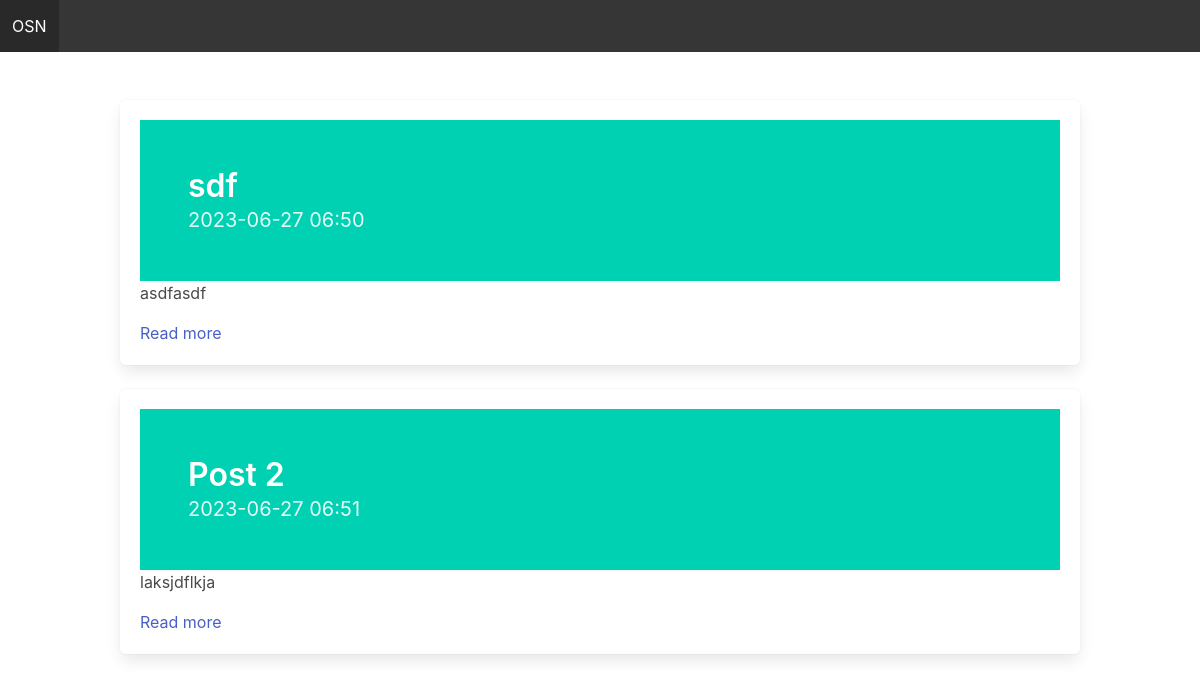
The app's page /, older data.
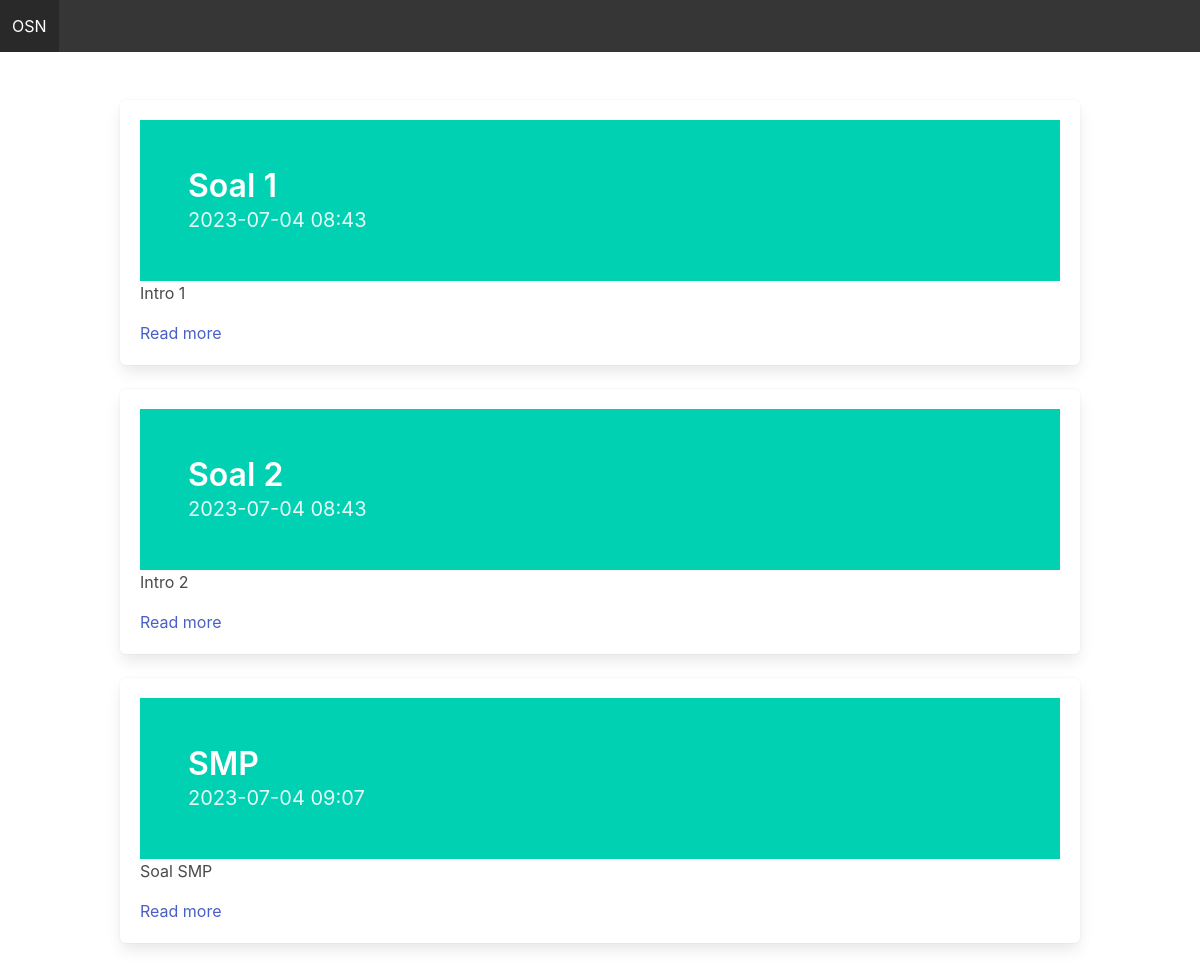
The same page, newer data.
### OSN/models.py (models this page shows)
class Soal(models.Model):
	title = models.CharField(max_length=255) # title less than 255 words
	intro = models.TextField()
	body = models.TextField()
	created_at = models.DateTimeField(auto_now_add=True)

### OSN/views.py (the view)
# urls.py: path('', views.index, name='index'),
def index(request):
    posts = Soal.objects.all()
    return render(request, 'OSN/index.html', {'posts': posts})

### OSN/templates/OSN/index.html
{% extends 'OSN/base.html' %}
{% block content %}
    {% for post in posts %}
        <div class="box">
            <section class="hero is-primary">
                <div class="hero-body">
                    <p class="title">{{ post.title }}</p>
                    <p class="subtitle">{{ post.created_at|date:"Y-m-d H:i" }}</p>
                </div>
            </section>
            <div class="content">
                <p>{{ post.intro }}</p>
                <a href="{% url 'detail' post.id %}">Read more</a>
            </div>
        </div>
    {% endfor %}
{% endblock %}

### OSN/templates/OSN/base.html (shortened to what this page needs)
{% load static %}
<!DOCTYPE html>
<html>
    <head>
        <link rel="stylesheet" href="https://cdn.jsdelivr.net/npm/bulma@0.9.2/css/bulma.min.css">
        <link rel="stylesheet" href="{% static 'css/main.css' %}">
    </head>
    <body>
        <nav class="navbar is-dark">
            <div class="navbar-brand">
                <a href="/" class="navbar-item">OSN</a>
            </div>
        </nav>
        <section class="section">
            <div class="container">
                {% block content %}
                {% endblock %}
            </div>
        </section>
    </body>
</html>

### OSN/static/css/main.css (style rules this page uses)
body { background-color: white; }

Row changes from the older to the newer data that the page shows:
removed Soal: title "sdf", created_at "2023-06-27 06:50", intro "asdfasdf"
removed Soal: title "Post 2", created_at "2023-06-27 06:51", intro "laksjdflkja"
added Soal: title "Soal 1", created_at "2023-07-04 08:43", intro "Intro 1"
added Soal: title "Soal 2", created_at "2023-07-04 08:43", intro "Intro 2"
added Soal: title "SMP", created_at "2023-07-04 09:07", intro "Soal SMP"
